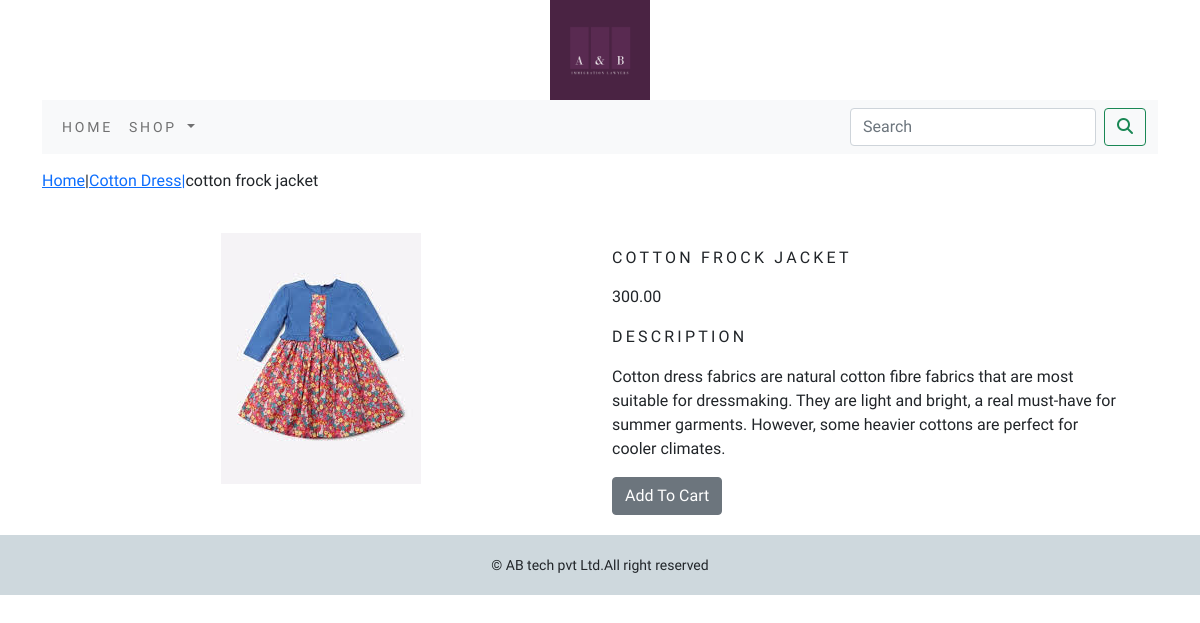
The page /shop/cotton-dress/cotton-frock-sleeveless/ on the database its author committed.
### shop/models.py (models this page shows, shortened)
class Product(models.Model):
    name = models.CharField(max_length=250, unique=True)
    slug = models.SlugField(max_length=250, unique=True)
    description = models.TextField(blank=True)
    price=models.DecimalField(max_digits=10,decimal_places=2)
    category=models.ForeignKey(Category,on_delete=models.CASCADE)
    img=models.ImageField(upload_to='product',blank=True)
    stock=models.IntegerField()
    available=models.BooleanField(default=True)
    created=models.DateTimeField(auto_now_add=True)
    updated=models.DateTimeField(auto_now=True)
    class Meta:
        ordering=('name',)
        verbose_name='product'
        verbose_name_plural='products'

class Category(models.Model):
    name=models.CharField(max_length=250,unique=True)
    slug=models.SlugField(max_length=250,unique=True)
    description=models.TextField(blank=True)
    img=models.ImageField(upload_to='category',blank=True)
    class Meta:
        ordering=('name',)
        verbose_name='category'
        verbose_name_plural='categories'
    def get_url(self):
        return reverse('shop:product_by_category',args=[self.slug])
    def __str__(self):
        return '{}'.format(self.name)

### shop/views.py (the view)
# urls.py: path('<slug:c_slug>/<slug:product_slug>/', views.proDetail, name='prodCatdetail')
def proDetail(request,c_slug,product_slug):
    try:
        product=Product.objects.get(category__slug=c_slug,slug=product_slug)
    except Exception as e:
        raise e
    return render(request,'product.html',{'product':product})

### cart/context_processors.py (called while the page is built)
def counter(request):
    item_count=0
    if 'admin' in request.path:
        return {}
    else:
        try:
            cart=Cart.objects.filter(cart_id=_cart_id(request))
            cart_items=CartItem.objects.all().filter(cart=cart[:1])
            for cart_item in cart_items:
                item_count += cart_item.quantity
        except Cart.DoesNotExists:
            item_count=0
    return dict(item_count=item_count)

### cart/views.py (called while the page is built)
def _cart_id(request):
    cart=request.session.session_key
    if not cart:
        cart = request.session.create()
    return cart

### shop/context_processors.py (called while the page is built)
def menu_links(request):
    links = Category.objects.all()
    return dict(links=links)

### templates/product.html (shortened to what this page needs)
{% extends 'base.html' %}
{% load static %}
{% block content %}
    <div class="my_prod_row_class">
        <div class="mx_auto">
            <p><a href="{% url 'shop:allProdCat' %}">Home</a>|<a href="{{product.category.get_url}}">{{product.category}}|</a>{{product.name}} </p>
        </div>
    <div class="container">
    <br>
    <div class="row">
        <div class="col-12 col-sm-12 col-md-12 col-lg-6 text-center">
            <div class="min-width:18rem">
                <img src="{{product.img.url}}" alt="{{product.name}}">
            </div>
        </div>
            <div class="col-12 col-sm-12 col-md-12 col-lg-6">
                <div>
                    <h1 class="my_prod_title">{{product.name}}</h1>
                    <p>{{product.price}}</p>
                    <p class="my_title">Description</p>
                    <p class="text-justify my_prod_text">{{product.description}}</p>
                    {% if product.stock <= 0 %}
                        <p class="text-justify my_prod_text"><b>Out Of Stock</b></p>
                    {% else %}
                        <a class="btn btn-secondary" href="{% url 'cart:add_cart' product.id %}">Add To Cart</a>
                    {% endif %}
                </div>
            </div>
        </div>
    </div>
    </div>
{% endblock %}

### static/css/custome.css (style rules this page uses)
body { font-family: 'Uchen', serif; }
.my_title { font-size:16px; text-transform:uppercase; letter-spacing: .2em; }
.my_prod_row_class { padding-top: 15px; padding-bottom: 20px; }
.my_prod_title { font-size: 16px; text-transform: uppercase; letter-spacing: .2em; padding-top: 15px; padding-bottom: 10px; }
.my_prod_text { padding-right:20px; }

### rows shown on the page
Product: category "Cotton Dress", name "cotton frock jacket", img (picture), name "COTTON FROCK JACKET", price "300.00", description "Cotton dress fabrics are natural cotton fibre fabrics that are most suitable for dressmaking. They are light and bright, a real must-have for summer garments. However, some heavier cottons are perfect for cooler climates."
